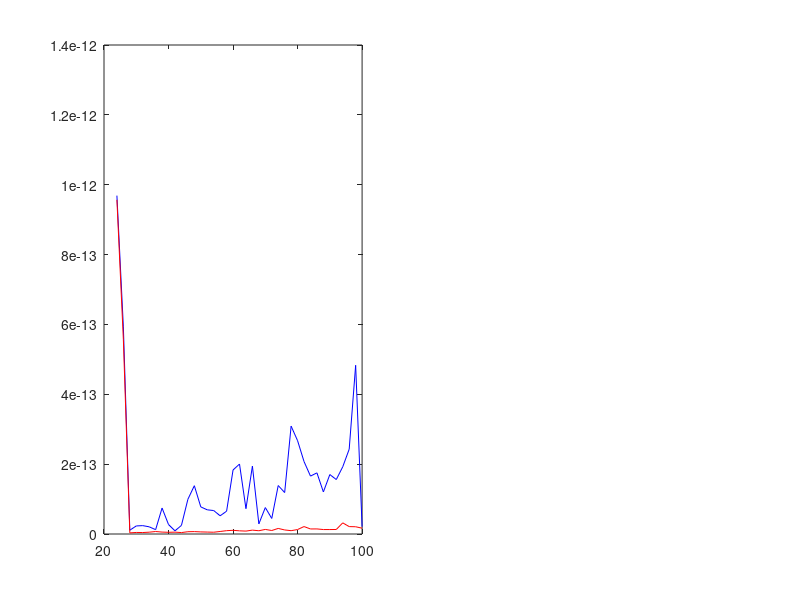

MATLAB code to generate this figure: (Note: this script raises an error after producing the figure.)
% ch3_4.m - Question that shows the difference in error between Differentation matrix method and method using FFT
%           for the function v = exp(sin(x))

% For complex v, delete "real" commands.
% Set up grid and differentiation matrix:

No_ = 4

vmin = 24;
vmax = 100;
Nv = vmax-vmin;
Nu = Nv/2 + 1;
w0 = [vmin : 2 : vmax]';
wd = zeros(Nu, 1);
wf = zeros(Nu, 1);

i = 1;
for iN = vmin : 2 : vmax

  h = 2*pi/iN; 
  x = h*(1:iN)';

% Differentiation of exp(sin(x)):
  v = exp(sin(x)); 
  vprime = cos(x) .* v;
 
% 1. Spectral Differentiation using matrix
  column = [0 .5*(-1).^(1:iN-1).*cot((1:iN-1)*h/2)]';
  D = toeplitz(column,column([1 iN:-1:2]));
  error_D = norm(D*v-vprime,inf);
  
% 2. Spectral Differentiation using FFT
%    For complex v, delete "real" commands.
  v_hat = fft(v);
  w_hat = 1i .* [0:iN/2-1 0 -iN/2+1:-1]' .* v_hat;
  w = real(ifft(w_hat));
  error_FFT = norm(w-vprime,inf);
  
% 3. Store errors to wd, wf for display
  wd(i) = error_D;
  wf(i) = error_FFT;
  i = i  + 1;

end

%Subplot 1
  subplot(1,2,1);
  plot(w0,wd,'b', w0,wf,'r');
  legend('Er-Diff. Matrix','Er-FFT',0);
  %axis(0, 1e-14, 0, 100);
  grid on   
  xlabel('N');
  title('Errors');
  
%Subplot 2
  subplot(1,2,2);
  plot(w0,(wd-wf)*100/wd);
  legend('Given by (wd-wf)*100/wd',0);
  grid on;
  xlabel('N');
  ylabel('%');
  title('Error difference (%)');


